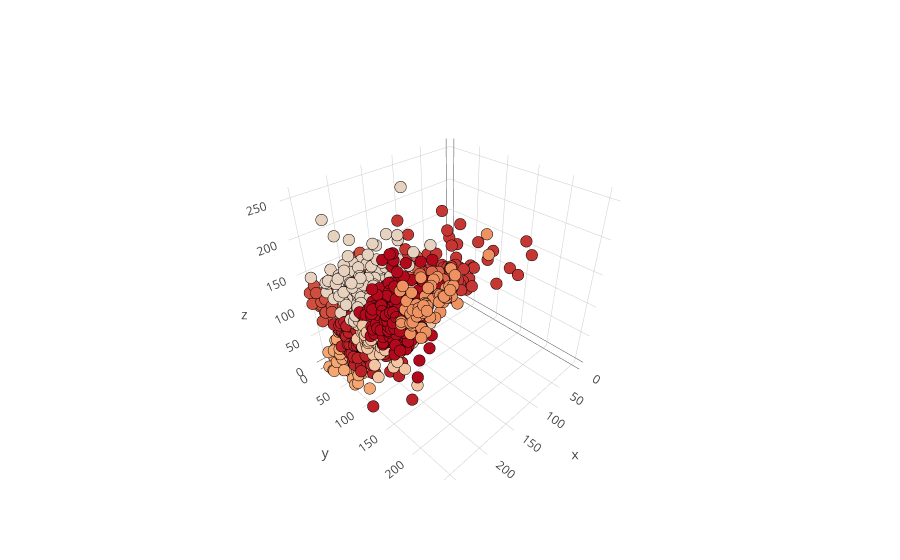

The code cell stored with this chart in its notebook:
### Code cell
import plotly.graph_objs as go
from plotly.offline import download_plotlyjs, init_notebook_mode, plot, iplot

init_notebook_mode(connected=True)

scatter = go.Scatter3d(
    x=raw[:, 0],
    y=raw[:, 1],
    z=raw[:, 2],
    mode='markers',
    marker=dict(
        size=4,
        line=dict(
            color="black",
            width=0.2,
        ),
        color=kmeans.labels_
    )
)

iplot([scatter])
# plot([scatter], filename="kmeans++.html")

### Figure 1 — Plotly figure (JSON) as saved in the notebook; plotly's stock layout.template omitted (floating-point values rounded to 4 significant figures; data arrays with more than 128 entries replaced by an {"elided": "..."} marker saying what was removed)
{"data": [{"marker": {"color": {"elided": "2983 int values"}, "line": {"color": "black", "width": 0.2}, "size": 4}, "mode": "markers", "type": "scatter3d", "uid": "6f23d9c3-3b8a-4762-804f-21ac0a7dc2c3", "x": {"elided": "2983 int values"}, "y": {"elided": "2983 int values"}, "z": {"elided": "2983 int values"}}], "layout": {}}
